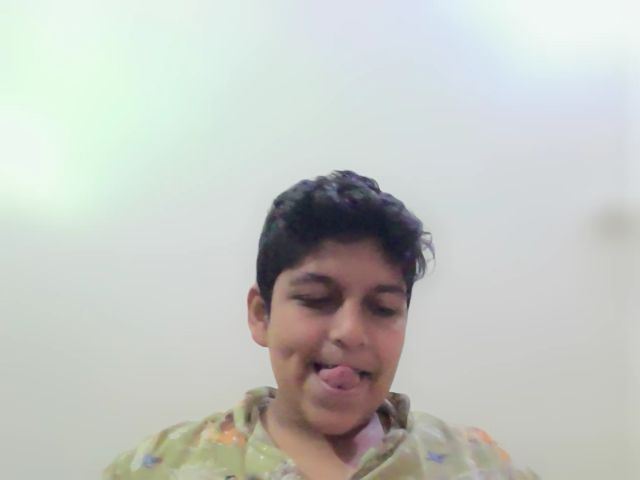
#> input picture image.png, 640 x 480 px, given in place of the camera
$ python main.py
#> lines starting #> are read from the running program, lines starting #| are printed output that depends on the picture
import cv2
import time
import glob
from emailing import send_email


video = cv2.VideoCapture(0)
time.sleep(1)

first_frame = None

status_list = []

count = 1

while True:
    status = 0
    check, frame = video.read()
#> frame is the input picture: shape (480, 640, 3); mean B, G, R 194.7, 199.7, 196.4

    gray_frame = cv2.cvtColor(frame, cv2.COLOR_BGR2GRAY)
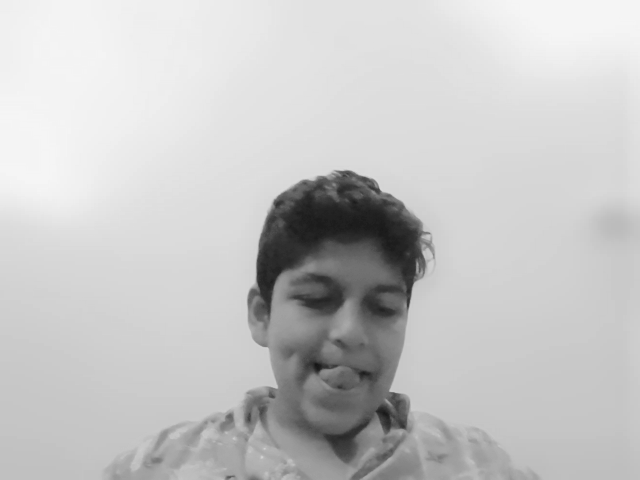
#> gray_frame: shape (480, 640); min 21, max 245, mean 198.1
    gray_frame_gau = cv2.GaussianBlur(gray_frame, (21, 21), 0)
    cv2.imshow("My Video", gray_frame_gau)
    if first_frame is None:
        first_frame = gray_frame_gau

    delta_frame = cv2.absdiff(first_frame, gray_frame_gau)
#> delta_frame: shape (480, 640); every value is 0

    thresh_frame = cv2.threshold(delta_frame, 67, 255, cv2.THRESH_BINARY)[1]
    dil_frame = cv2.dilate(thresh_frame, None, iterations=2)

    contours, check = cv2.findContours(dil_frame, cv2.RETR_EXTERNAL, cv2.CHAIN_APPROX_SIMPLE)
#> contours = []; check = None

    for contour in contours:
        if cv2.contourArea(contour) < 2500:
            continue
        x, y, w, h = cv2.boundingRect(contour)
        rectangle = cv2.rectangle(frame, (x,y), (x+w, y+h), (0, 255, 0), 2)
        if rectangle.any():
            status = 1
            cv2.imwrite(f"images/{count}.png", frame)
            count += 1
            all_images = glob.glob("images/*.png")
            index = int(len(all_images)/2)
            image_with_object = all_images[index]


    status_list.append(status)
    status_list = status_list[-2:]

    if status_list[0] == 1 and status_list[1] == 0:
        send_email()

    print(status_list)


    cv2.imshow('Video', frame)


    key = cv2.waitKey(1)
#> (key q is pressed here)

    if key == ord('q'):
        break

video.release()
